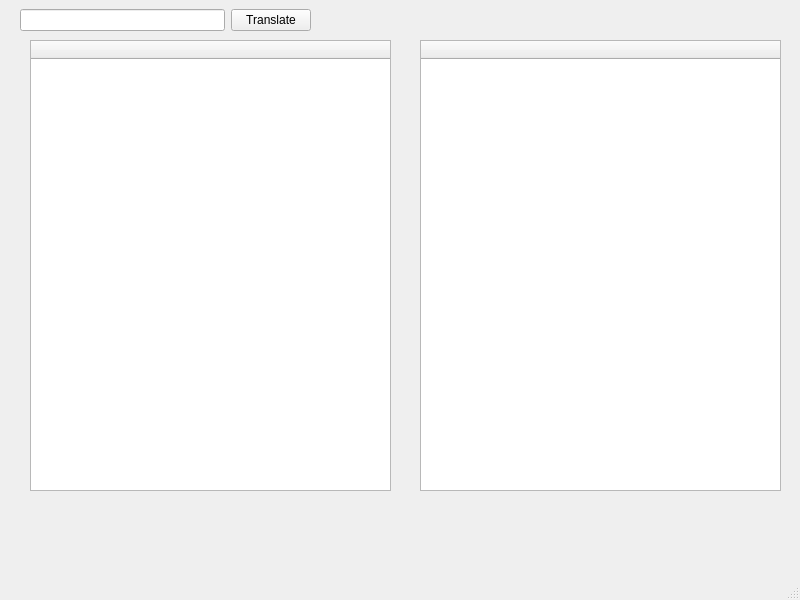
<?xml version="1.0" encoding="UTF-8"?>
<ui version="4.0">
 <class>MainWindow</class>
 <widget class="QMainWindow" name="MainWindow">
  <property name="geometry">
   <rect>
    <x>0</x>
    <y>0</y>
    <width>800</width>
    <height>600</height>
   </rect>
  </property>
  <property name="windowTitle">
   <string>god have mercy on me</string>
  </property>
  <widget class="QWidget" name="centralwidget">
   <widget class="QWidget" name="horizontalLayoutWidget">
    <property name="geometry">
     <rect>
      <x>20</x>
      <y>0</y>
      <width>291</width>
      <height>41</height>
     </rect>
    </property>
    <layout class="QHBoxLayout" name="horizontalLayout">
     <item>
      <widget class="QLineEdit" name="lineEdit"/>
     </item>
     <item>
      <widget class="QPushButton" name="pushButton">
       <property name="text">
        <string>Translate</string>
       </property>
      </widget>
     </item>
    </layout>
   </widget>
   <widget class="QTableWidget" name="infixWidget">
    <property name="geometry">
     <rect>
      <x>30</x>
      <y>40</y>
      <width>361</width>
      <height>451</height>
     </rect>
    </property>
    <attribute name="horizontalHeaderDefaultSectionSize">
     <number>360</number>
    </attribute>
    <column>
     <property name="text">
      <string/>
     </property>
    </column>
   </widget>
   <widget class="QTableWidget" name="postfixWidget">
    <property name="geometry">
     <rect>
      <x>420</x>
      <y>40</y>
      <width>361</width>
      <height>451</height>
     </rect>
    </property>
    <attribute name="horizontalHeaderDefaultSectionSize">
     <number>360</number>
    </attribute>
    <attribute name="horizontalHeaderStretchLastSection">
     <bool>true</bool>
    </attribute>
    <column>
     <property name="text">
      <string/>
     </property>
    </column>
   </widget>
  </widget>
  <widget class="QMenuBar" name="menubar">
   <property name="geometry">
    <rect>
     <x>0</x>
     <y>0</y>
     <width>800</width>
     <height>24</height>
    </rect>
   </property>
  </widget>
  <widget class="QStatusBar" name="statusbar"/>
 </widget>
 <resources/>
 <connections/>
</ui>
